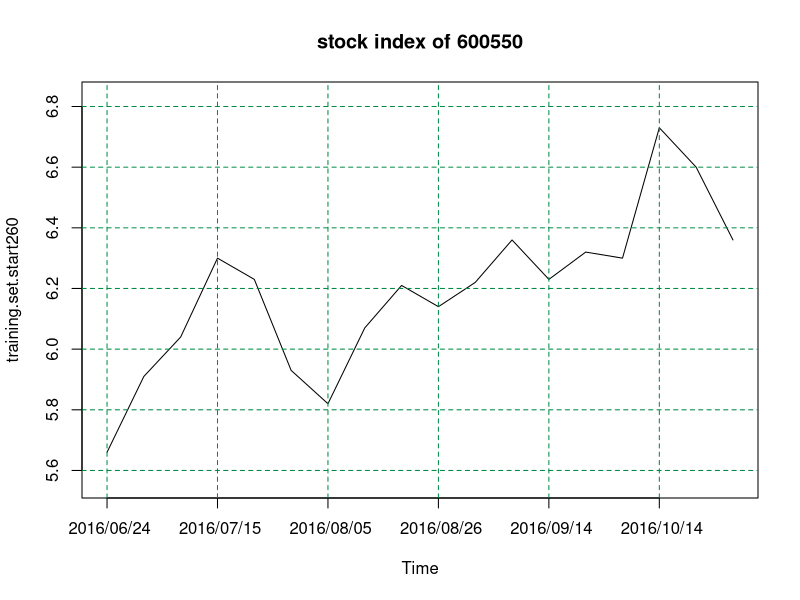
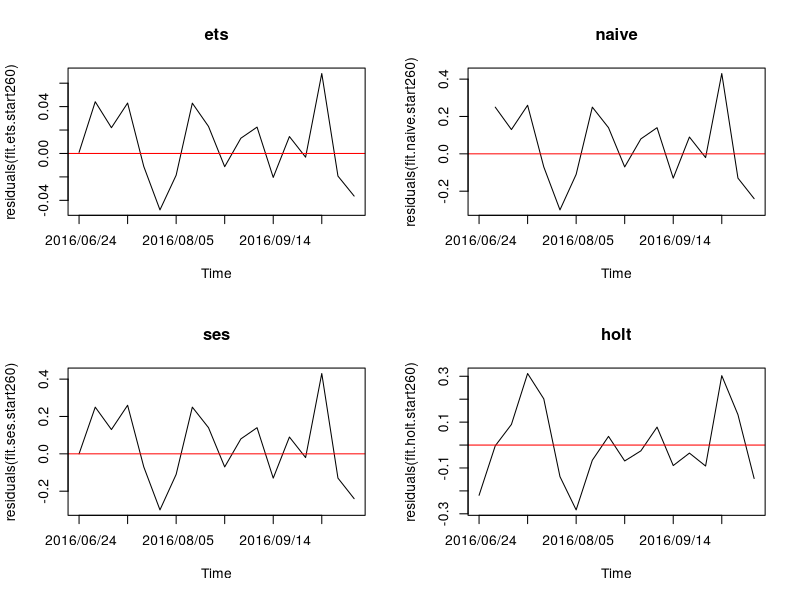
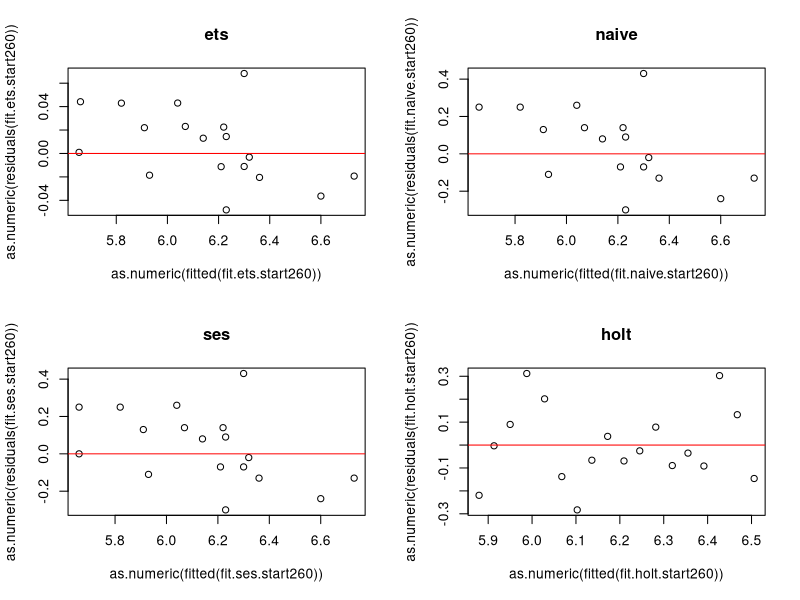
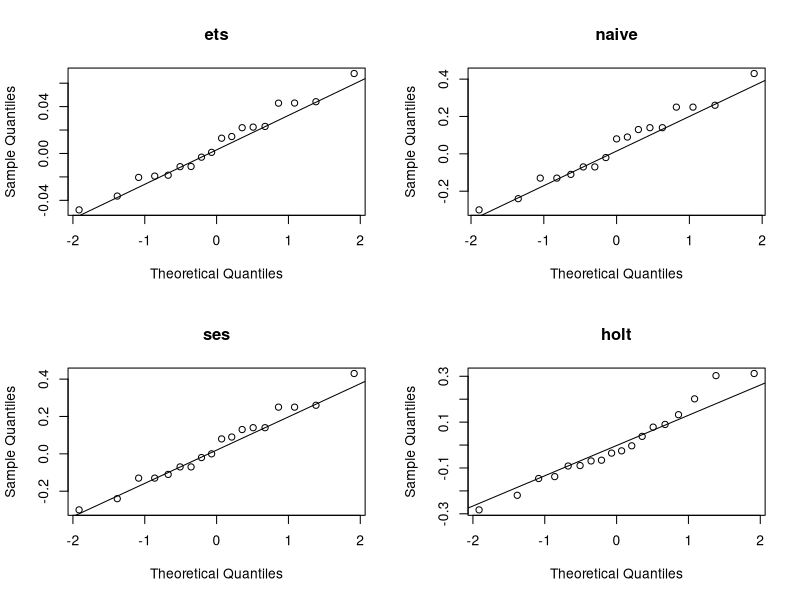
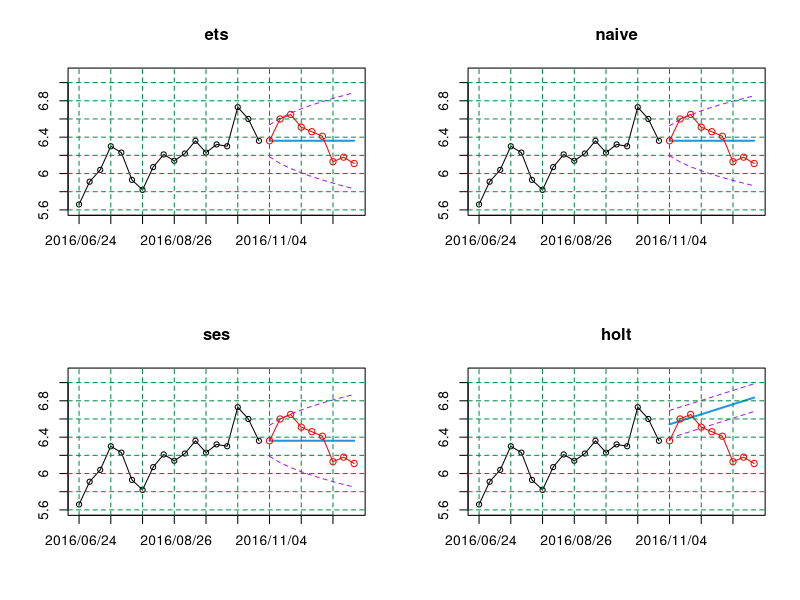
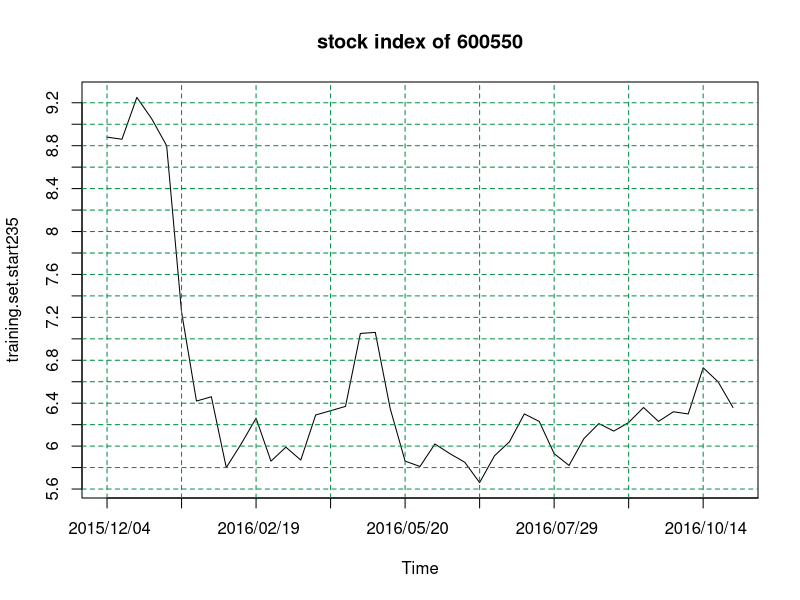
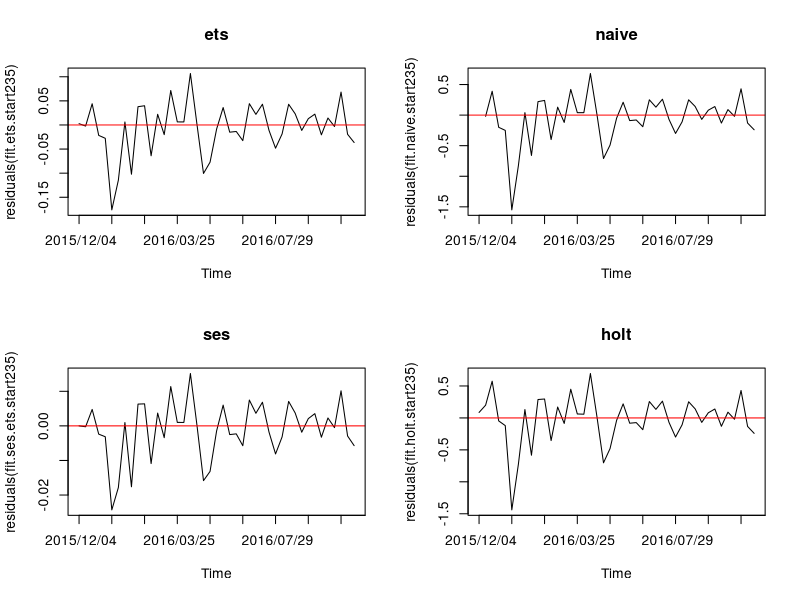
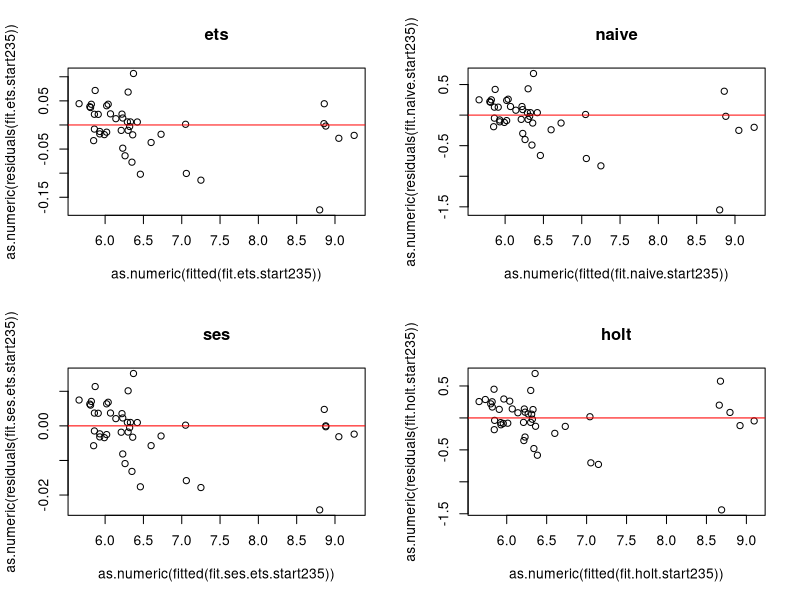

Generate these figures, in order, with R:
## ---- chunk 1
suppressMessages(library(forecast))

setwd("d://MyR//stock//")
original.data <- read.csv("600550.csv")
close.price <- as.ts(original.data[,5])

training.set.start260 <- window(close.price, start = 260, end = 277)
training.set.start235 <- window(close.price, start = 235, end = 277)
test.set <- window(close.price, start = 278)

## ---- chunk 2
# dev.off()
par(mfrow = c(1,1))

# plot(training.set.start260)
plot(training.set.start260, 
     ylim = c(min(training.set.start260) - 0.1, 
              max(training.set.start260) + 0.1),
     axes = FALSE, 
     main = "stock index of 600550")
axis(1, at = seq(tsp(training.set.start260)[1], tsp(training.set.start260)[2], 3), 
     labels = original.data[seq(tsp(training.set.start260)[1], 
                                tsp(training.set.start260)[2], 3), 1])
axis(2)
box()

abline(v = seq(tsp(training.set.start260)[1], tsp(training.set.start260)[2], 3), 
       col = "springgreen4", 
       lty = "dashed",
       lwd = par("lwd"))

abline(h = seq(round(min(training.set.start260) - 0.1, digits = 1), 
              round(max(training.set.start260) + 0.1, digits = 1), 0.2), 
       col = "springgreen4", 
       lty = "dashed",
       lwd = par("lwd"))


## ---- chunk 3
### ETS Model
fit.ets.start260 <- ets(training.set.start260)
#summary(fit.ets.start260)

### naive model
fit.naive.start260 <- naive(training.set.start260, h = length(test.set), level = 60)
# summary(fit.naive.start260)

### ses model
fit.ses.start260 <- ses(training.set.start260, h = length(test.set),  level = 60)
# summary(fit.ses.start260)

fit.holt.start260 <- holt(training.set.start260, h = length(test.set), level = 60)
# summary(fit.meanf.start260)


## ---- chunk 4
df.training.set.start260 <- rbind(accuracy(fit.ets.start260),
            accuracy(fit.naive.start260),
            accuracy(fit.ses.start260),
            accuracy(fit.holt.start260))

row.names(df.training.set.start260) <- c("ets","naive","ses","holt")
print(round(df.training.set.start260, 3))

## ---- chunk 5
# dev.off()
par(mfrow = c(2,2))

plot(residuals(fit.ets.start260), axes = FALSE, main = "ets")
abline(h = 0, col = "red")
axis(1, at = seq(tsp(training.set.start260)[1], tsp(training.set.start260)[2], 3), 
     labels = original.data[seq(tsp(training.set.start260)[1], 
                                tsp(training.set.start260)[2], 3), 1])
axis(2)
box()

plot(residuals(fit.naive.start260), axes = FALSE, main = "naive")
abline(h = 0, col = "red")
axis(1, at = seq(tsp(training.set.start260)[1], tsp(training.set.start260)[2], 3), 
     labels = original.data[seq(tsp(training.set.start260)[1], 
                                tsp(training.set.start260)[2], 3), 1])
axis(2)
box()

plot(residuals(fit.ses.start260), axes = FALSE, main = "ses")
abline(h = 0, col = "red")
axis(1, at = seq(tsp(training.set.start260)[1], tsp(training.set.start260)[2], 3), 
     labels = original.data[seq(tsp(training.set.start260)[1], 
                                tsp(training.set.start260)[2], 3), 1])
axis(2)
box()

plot(residuals(fit.holt.start260), axes = FALSE, main = "holt")
abline(h = 0, col = "red")
axis(1, at = seq(tsp(training.set.start260)[1], tsp(training.set.start260)[2], 3), 
     labels = original.data[seq(tsp(training.set.start260)[1], 
                                tsp(training.set.start260)[2], 3), 1])
axis(2)
box()


## ---- chunk 6
## Because the length of the training set is 15, so upppler limit of lag is 15 / 5

Box.test(residuals(fit.ets.start260), lag=3, fitdf=1)
Box.test(residuals(fit.ets.start260), lag=3, fitdf=1, type = "Lj")

Box.test(residuals(fit.naive.start260), lag=3, fitdf=0)
Box.test(residuals(fit.naive.start260), lag=3, fitdf=0, type = "Lj")

Box.test(residuals(fit.ses.start260), lag=3, fitdf=1)
Box.test(residuals(fit.ses.start260), lag=3, fitdf=1, type = "Lj")

Box.test(residuals(fit.holt.start260), lag=3, fitdf=2)
Box.test(residuals(fit.holt.start260), lag=3, fitdf=2, type = "Lj")

## ---- chunk 7
# dev.off()
par(mfrow = c(2,2))

plot(as.numeric(residuals(fit.ets.start260)) ~ as.numeric(fitted(fit.ets.start260)), 
     main = "ets")
abline(h = 0, col = "red")

plot(as.numeric(residuals(fit.naive.start260)) ~ as.numeric(fitted(fit.naive.start260)), 
     main = "naive")
abline(h = 0, col = "red")

plot(as.numeric(residuals(fit.ses.start260)) ~ as.numeric(fitted(fit.ses.start260)), 
     main = "ses")
abline(h = 0, col = "red")

plot(as.numeric(residuals(fit.holt.start260)) ~ as.numeric(fitted(fit.holt.start260)), 
     main = "holt")
abline(h = 0, col = "red")


## ---- chunk 8
# dev.off()
par(mfrow = c(2,2))

qqnorm(residuals(fit.ets.start260), main = "ets")
qqline(residuals(fit.ets.start260))

qqnorm(as.numeric(residuals(fit.naive.start260)), main = "naive")
qqline(residuals(fit.naive.start260))

qqnorm(residuals(fit.ses.start260), main = "ses")
qqline(residuals(fit.ses.start260))

qqnorm(residuals(fit.holt.start260), main = "holt")
qqline(residuals(fit.holt.start260))


## ---- chunk 9


df.test.set.start260 <- rbind(accuracy(forecast(fit.ets.start260, 
                                                h = length(test.set)), test.set)[2,],
            accuracy(fit.naive.start260, test.set)[2,],
            accuracy(fit.ses.start260, test.set)[2,],
            accuracy(fit.holt.start260, test.set)[2,])

row.names(df.test.set.start260) <- c("ets","naive","ses","holt")
print(round(df.test.set.start260, 3))



## ---- chunk 10
fc.ets.start260 <- forecast(fit.ets.start260, h = length(test.set), level = 60)

ylim.upper <- round(max(c(test.set,
                    fc.ets.start260$upper, 
                    fc.ets.start260$x,
                    fit.naive.start260$upper,
                    fit.ses.start260$upper,
                    fit.holt.start260$upper)) + 0.1, digits = 1)

ylim.lower <- round(min(c(test.set,
                    fc.ets.start260$lower, 
                    fc.ets.start260$x,
                    fit.naive.start260$lower,
                    fit.ses.start260$lower,
                    fit.holt.start260$lower)) - 0.1, digits = 1)


par(mfrow = c(2,2))

###the 1st figure
plot(fc.ets.start260, 
     ylim = c(ylim.lower, ylim.upper),
     type = "o", plot.conf = TRUE, shaded = FALSE, pi.col = "purple",
     axes = FALSE, main = "ets")
lines(test.set, type = "o",col = "red")

axis(1, at = seq(tsp(training.set.start260)[1], tsp(close.price)[2], 3), 
     labels = original.data[seq(tsp(training.set.start260)[1], tsp(close.price)[2], 3), 1])
axis(2, at = seq(ylim.lower, ylim.upper, 0.2),
     labels = seq(ylim.lower, ylim.upper, 0.2))
box()

abline(v = seq(tsp(training.set.start260)[1], tsp(close.price)[2], 3), 
       col = "springgreen4", 
       lty = "dashed",
       lwd = par("lwd"))

abline(h = seq(ylim.lower, ylim.upper, 0.2), 
       col = "springgreen4", 
       lty = "dashed",
       lwd = par("lwd"))


###the 2nd figure
plot(fit.naive.start260,  ylim = c(ylim.lower, ylim.upper),
     type = "o", plot.conf = TRUE, shaded = FALSE, pi.col = "purple",
     axes = FALSE,   main = "naive")

lines(test.set, type = "o",col = "red")

axis(1, at = seq(tsp(training.set.start260)[1], tsp(close.price)[2], 3), 
     labels = original.data[seq(tsp(training.set.start260)[1], 
                                tsp(close.price)[2], 3), 1])
axis(2, at = seq(ylim.lower, ylim.upper, 0.2),
     labels = seq(ylim.lower, ylim.upper, 0.2))
box()

abline(v = seq(tsp(training.set.start260)[1], tsp(close.price)[2], 3), 
       col = "springgreen4", 
       lty = "dashed",
       lwd = par("lwd"))

abline(h = seq(ylim.lower, ylim.upper, 0.2), 
       col = "springgreen4", 
       lty = "dashed",
       lwd = par("lwd"))


###the 3rd figure
plot(fit.ses.start260, ylim = c(ylim.lower, ylim.upper),
     type = "o", plot.conf = TRUE, shaded = FALSE, pi.col = "purple",
     axes = FALSE,main = "ses")

lines(test.set, type = "o",col = "red")

axis(1, at = seq(tsp(training.set.start260)[1], tsp(close.price)[2], 3), 
     labels = original.data[seq(tsp(training.set.start260)[1], 
                                tsp(close.price)[2], 3), 1])
axis(2, at = seq(ylim.lower, ylim.upper, 0.2),
     labels = seq(ylim.lower, ylim.upper, 0.2))
box()

abline(v = seq(tsp(training.set.start260)[1], tsp(close.price)[2], 3), 
       col = "springgreen4", 
       lty = "dashed",
       lwd = par("lwd"))

abline(h = seq(ylim.lower, ylim.upper, 0.2), 
       col = "springgreen4", 
       lty = "dashed",
       lwd = par("lwd"))


###the 4th figure
plot(fit.holt.start260, ylim = c(ylim.lower, ylim.upper),
     type = "o", plot.conf = TRUE, shaded = FALSE, pi.col = "purple",
     axes = FALSE,  main = "holt")

lines(test.set, type = "o",col = "red")

axis(1, at = seq(tsp(training.set.start260)[1], tsp(close.price)[2], 3), 
     labels = original.data[seq(tsp(training.set.start260)[1], 
                                tsp(close.price)[2], 3), 1])
axis(2, at = seq(ylim.lower, ylim.upper, 0.2),
     labels = seq(ylim.lower, ylim.upper, 0.2))
box()

abline(v = seq(tsp(training.set.start260)[1], tsp(close.price)[2], 3), 
       col = "springgreen4", 
       lty = "dashed",
       lwd = par("lwd"))

abline(h = seq(ylim.lower, ylim.upper, 0.2), 
       col = "springgreen4", 
       lty = "dashed",
       lwd = par("lwd"))


## ---- chunk 11
# dev.off()
par(mfrow = c(1,1))

plot(training.set.start235, axes = FALSE, main = "stock index of 600550")

axis(1, at = seq(tsp(training.set.start235)[1], tsp(close.price)[2], 5), 
     labels = original.data[seq(tsp(training.set.start235)[1], 
                                tsp(close.price)[2], 5), 1])

axis(2, at = seq(round(min(training.set.start235) - 0.1, digits = 1), 
               round(max(training.set.start235) + 0.1, digits = 1), 0.2),
     labels = seq(round(min(training.set.start235) - 0.1, digits = 1), 
               round(max(training.set.start235) + 0.1, digits = 1), 0.2))
box()

abline(v = seq(tsp(training.set.start235)[1], tsp(close.price)[2], 5), 
       col = "springgreen4", 
       lty = "dashed",
       lwd = par("lwd"))

abline(h = seq(round(min(training.set.start235) - 0.1, digits = 1), 
               round(max(training.set.start235) + 0.1, digits = 1), 0.2), 
       col = "springgreen4", 
       lty = "dashed",
       lwd = par("lwd"))


## ---- chunk 12
### ETS Model
fit.ets.start235 <- ets(training.set.start235)


### naive model
fit.naive.start235 <- naive(training.set.start235, h = length(test.set), level = 60)

BoxCox.lambda(training.set.start235)
# 
# par(mfrow = c(1,2))
# plot(training.set.start235)
# plot(BoxCox(training.set.start235, -1))


fit.ses.ets.start235 <- ets(training.set.start235, model = "ANN", lambda = -1)
##forecast(fit.ses.ets, level = 60)

##accuracy(fit.ses.ets)

fit.holt.start235 <- holt(training.set.start235, level = 60, h = length(test.set), 
                          damped = TRUE)


## ---- chunk 13
df.training.set.start235 <- rbind(accuracy(fit.ets.start235),
            accuracy(fit.naive.start235),
            accuracy(fit.ses.ets.start235),
            accuracy(fit.holt.start235))

row.names(df.training.set.start235) <- c("ets","naive","ses","holt")

print(round(df.training.set.start235, 3))

## ---- chunk 14
# dev.off()
par(mfrow = c(2,2))

plot(residuals(fit.ets.start235), axes = FALSE, main = "ets")
abline(h = 0, col = "red")
axis(1, at = seq(tsp(training.set.start235)[1], tsp(close.price)[2], 5), 
     labels = original.data[seq(tsp(training.set.start235)[1], 
                                tsp(close.price)[2], 5), 1])
axis(2)
box()

plot(residuals(fit.naive.start235), axes = FALSE, main = "naive")
abline(h = 0, col = "red")
axis(1, at = seq(tsp(training.set.start235)[1], tsp(close.price)[2], 5), 
     labels = original.data[seq(tsp(training.set.start235)[1], 
                                tsp(close.price)[2], 5), 1])
axis(2)
box()

plot(residuals(fit.ses.ets.start235), axes = FALSE, main = "ses")
abline(h = 0, col = "red")
axis(1, at = seq(tsp(training.set.start235)[1], tsp(close.price)[2], 5), 
     labels = original.data[seq(tsp(training.set.start235)[1], 
                                tsp(close.price)[2], 5), 1])
axis(2)
box()

plot(residuals(fit.holt.start235), axes = FALSE, main = "holt")
abline(h = 0, col = "red")
axis(1, at = seq(tsp(training.set.start235)[1], tsp(close.price)[2], 5), 
     labels = original.data[seq(tsp(training.set.start235)[1], 
                                tsp(close.price)[2], 5), 1])
axis(2)
box()


## ---- chunk 15
Box.test(residuals(fit.ets.start235), lag=8, fitdf=1)
Box.test(residuals(fit.ets.start235), lag=8, fitdf=1, type = "Lj")

Box.test(residuals(fit.naive.start235), lag=8, fitdf=0)
Box.test(residuals(fit.naive.start235), lag=8, fitdf=0, type = "Lj")

Box.test(residuals(fit.ses.ets.start235), lag=8, fitdf=1)
Box.test(residuals(fit.ses.ets.start235), lag=8, fitdf=1, type = "Lj")

Box.test(residuals(fit.holt.start235), lag=8, fitdf=3)
Box.test(residuals(fit.holt.start235), lag=8, fitdf=3, type = "Lj")


## ---- chunk 16
# dev.off()
par(mfrow = c(2,2))

plot(as.numeric(residuals(fit.ets.start235)) ~ as.numeric(fitted(fit.ets.start235)), 
     main = "ets")
abline(h = 0, col = "red")

plot(as.numeric(residuals(fit.naive.start235)) ~ as.numeric(fitted(fit.naive.start235)), 
     main = "naive")
abline(h = 0, col = "red")

plot(as.numeric(residuals(fit.ses.ets.start235)) ~ as.numeric(fitted(fit.ses.ets.start235)), 
     main = "ses")
abline(h = 0, col = "red")

plot(as.numeric(residuals(fit.holt.start235)) ~ as.numeric(fitted(fit.holt.start235)), 
     main = "holt")
abline(h = 0, col = "red")


## ---- chunk 17
# dev.off()
par(mfrow = c(2,2))

qqnorm(residuals(fit.ets.start235), main = "ets")
qqline(residuals(fit.ets.start235))

qqnorm(as.numeric(residuals(fit.naive.start235)), main = "naive")
qqline(residuals(fit.naive.start235))

qqnorm(residuals(fit.ses.ets.start235), main = "ses")
qqline(residuals(fit.ses.ets.start235))

qqnorm(residuals(fit.holt.start235), main = "holt")
qqline(residuals(fit.holt.start235))


## ---- chunk 18

df.test.set.start235 <- rbind(accuracy(forecast(fit.ets.start235, h = length(test.set)), test.set)[2,],
            accuracy(fit.naive.start235, test.set)[2,],
            accuracy(forecast(fit.ses.ets.start235, h = length(test.set)), test.set)[2,],
            accuracy(fit.holt.start235, test.set)[2,])

row.names(df.test.set.start235) <- c("ets","naive","ses","holt")
print(round(df.test.set.start235, 3))

## ---- chunk 19
# dev.off()
par(mfrow = c(2,2))

fc.ets.start235 <- forecast(fit.ets.start235, h = length(test.set), level = 60)
fc.ses.start235 <- forecast(fit.ses.ets.start235, h = length(test.set), level = 60)

ylim.upper <- round(max(c(test.set,
                    fc.ets.start235$upper, 
                    fc.ets.start235$x,
                    fit.naive.start235$upper,
                    fc.ses.start235$upper,
                    fit.holt.start235$upper)) + 0.1, digits = 1)

ylim.lower <- round(min(c(test.set,
                    fc.ets.start235$lower, 
                    fc.ets.start235$x,
                    fit.naive.start235$lower,
                    fc.ses.start235$lower,
                    fit.holt.start235$lower)) - 0.1, digits = 1)


###the 1st figure
plot(fc.ets.start235, ylim = c(ylim.lower, ylim.upper),
     type = "o", plot.conf = TRUE, shaded = FALSE, pi.col = "purple",
     axes = FALSE, main = "ets")
lines(test.set, type = "o", col = "red")

axis(1, at = seq(tsp(training.set.start235)[1], tsp(close.price)[2], 5), 
     labels = original.data[seq(tsp(training.set.start235)[1], 
                                tsp(close.price)[2], 5), 1])
axis(2)
box()

abline(v = seq(tsp(training.set.start235)[1], tsp(close.price)[2], 5), 
       col = "springgreen4", 
       lty = "dotted",
       lwd = par("lwd"))

abline(h = seq(ylim.lower, ylim.upper, 0.2), 
       col = "springgreen4", 
       lty = "dotted",
       lwd = par("lwd"))

###the 2nd figure
plot(fit.naive.start235,  ylim = c(ylim.lower, ylim.upper),
     type = "o", plot.conf = TRUE, shaded = FALSE, pi.col = "purple",
     axes = FALSE,   main = "naive")

lines(test.set, type = "o", col = "red")

axis(1, at = seq(tsp(training.set.start235)[1], tsp(close.price)[2], 5), 
     labels = original.data[seq(tsp(training.set.start235)[1], 
                                tsp(close.price)[2], 5), 1])
axis(2)
box()

abline(v = seq(tsp(training.set.start235)[1], tsp(close.price)[2], 5), 
       col = "springgreen4", 
       lty = "dotted",
       lwd = par("lwd"))

abline(h = seq(ylim.lower, ylim.upper, 0.2), 
       col = "springgreen4", 
       lty = "dotted",
       lwd = par("lwd"))

###the 3rd figure

plot(fc.ses.start235, ylim = c(ylim.lower, ylim.upper),
     type = "o", plot.conf = TRUE, shaded = FALSE, pi.col = "purple",
     axes = FALSE, main = "ses")
lines(test.set, type = "o", col = "red")

axis(1, at = seq(tsp(training.set.start235)[1], tsp(close.price)[2], 5), 
     labels = original.data[seq(tsp(training.set.start235)[1], 
                                tsp(close.price)[2], 5), 1])
axis(2)
box()

abline(v = seq(tsp(training.set.start235)[1], tsp(close.price)[2], 5), 
       col = "springgreen4", 
       lty = "dotted",
       lwd = par("lwd"))

abline(h = seq(ylim.lower, ylim.upper, 0.2), 
       col = "springgreen4", 
       lty = "dotted",
       lwd = par("lwd"))

###the 4th figure
plot(fit.holt.start235, ylim = c(ylim.lower, ylim.upper),
     type = "o", plot.conf = TRUE, shaded = FALSE, pi.col = "purple",
     axes = FALSE,  main = "holt")

lines(test.set, type = "o", col = "red")

axis(1, at = seq(tsp(training.set.start235)[1], tsp(close.price)[2], 5), 
     labels = original.data[seq(tsp(training.set.start235)[1], 
                                tsp(close.price)[2], 5), 1])
axis(2)
box()

abline(v = seq(tsp(training.set.start235)[1], tsp(close.price)[2], 5), 
       col = "springgreen4", 
       lty = "dotted",
       lwd = par("lwd"))

abline(h = seq(ylim.lower, ylim.upper, 0.2), 
       col = "springgreen4", 
       lty = "dotted",
       lwd = par("lwd"))
## ---- chunk 20
# dev.off()
par(mfrow = c(1,2))

plot(as.numeric(residuals(fit.ets.start260)) ~ as.numeric(fitted(fit.ets.start260)), 
     main = "ETS model for data between 2016-6 and 2016-9")
abline(h = 0, col = "red")

plot(as.numeric(residuals(fit.ses.ets.start235)) ~ as.numeric(fitted(fit.ses.ets.start235)), 
     main = "SES model for data between 2015-12 and 2016-9")
abline(h = 0, col = "red")

## ---- chunk 21
# dev.off()
par(mfrow = c(1,2))

qqnorm(residuals(fit.ets.start260), main = "ETS model for data between 2016-6 and 2016-9")
qqline(residuals(fit.ets.start260))

qqnorm(residuals(fit.ses.ets.start235), main = "SES model for data between 2015-12 and 2016-9")
qqline(residuals(fit.ses.ets.start235))

## ---- chunk 22
df.test.set.comparison <- rbind(accuracy(fc.ets.start260, test.set)[2,],
            accuracy(fc.ses.start235, test.set)[2,])

row.names(df.test.set.comparison) <- c("ETS model from 2016-6", "SES model from 2015-12")

print(round(df.test.set.comparison, 3))


## ---- chunk 23
# dev.off()
par(mfrow = c(1,2))

ylim.upper.comparison <- max(c(fc.ets.start260$upper, 
                    fc.ets.start260$x,
                    test.set,
                    fit.ses.ets.start235$upper,
                    fit.ses.ets.start235$x)) + 0.25

ylim.lower.comparison <- min(c(fc.ets.start260$lower, 
                    fc.ets.start260$x,
                    test.set,
                    fit.ses.ets.start235$lower,
                    fit.ses.ets.start235$x)) - 0.25



plot(fc.ets.start260, 
     ylim = c(ylim.lower.comparison, ylim.upper.comparison),
     type = "o", plot.conf = TRUE, shaded = FALSE, pi.col = "purple",
     axes = FALSE, main = "ETS model for data between 2016-6 and 2016-9")
lines(test.set, type = "o", col = "red")

axis(1, at = seq(tsp(close.price)[1], tsp(close.price)[2], 3), 
     labels = original.data[seq(tsp(close.price)[1], tsp(close.price)[2], 3), 1])
axis(2)
box()

abline(v = seq(tsp(close.price)[1], tsp(close.price)[2], 3), 
       col = "springgreen4", 
       lty = "dotted",
       lwd = par("lwd"))

abline(h = seq(ylim.lower.comparison, ylim.upper.comparison, 0.25), 
       col = "springgreen4", 
       lty = "dotted",
       lwd = par("lwd"))



###"SES model for data between 2015-12 and 2016-9"
plot(forecast(fit.ses.ets.start235, h = length(test.set), level = 60), 
     ylim = c(ylim.lower.comparison, ylim.upper.comparison),
     type = "o", plot.conf = TRUE, shaded = FALSE, pi.col = "purple",
     axes = FALSE, main = "SES model for data between 2015-12 and 2016-9")
lines(test.set, type = "o", col = "red")
axis(1, at = seq(234, 280, 5), labels = original.data[seq(234, 280, 5), 1])
axis(2)
box()

abline(v = seq(234, 280, 5), 
       col = "springgreen4", 
       lty = "dotted",
       lwd = par("lwd"))

abline(h = seq(ylim.lower.comparison, ylim.upper.comparison, 0.25), 
       col = "springgreen4", 
       lty = "dotted",
       lwd = par("lwd"))

## ---- chunk 24
review.length <- 5

refined.training.set <- 
        window(close.price, start = 235, end = length(close.price) - review.length)

refined.test.set <- window(close.price, start = length(close.price) - review.length + 1)

BoxCox.lambda(refined.training.set)
## ---- chunk 25


fc.MNN.last5weeks <- forecast(ets(refined.training.set),
                          h = review.length,
                          level = c(80,95))

fc.ANN.last5weeks <- forecast(ets(refined.training.set, model = "ANN"),
                          h = review.length,
                          level = c(80,95))
    

# summary(refined.fit.holt.last5weeks)

ylim.upper.last5weeks <- max(c(fc.MNN.last5weeks$upper, 
                               fc.MNN.last5weeks$x,
                               fc.ANN.last5weeks$upper, 
                               fc.ANN.last5weeks$x,
                               refined.test.set)) + 0.25

ylim.lower.last5weeks <- min(c(fc.MNN.last5weeks$lower, 
                              fc.MNN.last5weeks$x,
                              fc.ANN.last5weeks$lower, 
                              fc.ANN.last5weeks$x,
                              refined.test.set)) - 0.25

par(mfrow = c(1,2))

plot(fc.MNN.last5weeks,
     ylim = c(ylim.lower.last5weeks, ylim.upper.last5weeks),
     type = "o", plot.conf = TRUE, shaded = TRUE, 
     pi.col = "red", fcol = "red",
     axes = FALSE, main = "Forecast for the last 5 weeks using MNN model")

lines(window(close.price, start = tsp(refined.training.set)[1]), 
      type = "o")

lines(fitted(fc.MNN.last5weeks), type = "o", col = "red")

axis(1, at = seq(tsp(refined.training.set)[1], length(close.price), 3), 
     labels = original.data[seq(tsp(refined.training.set)[1], length(close.price), 3), 1])
axis(2)
box()

abline(v = seq(tsp(refined.training.set)[1], length(close.price), 3),
       col = "springgreen4",
       lty = "dotted",
       lwd = par("lwd"))

abline(h = seq(ylim.lower.last5weeks, ylim.upper.last5weeks, 0.25),
       col = "springgreen4",
       lty = "dotted",
       lwd = par("lwd"))

plot(fc.ANN.last5weeks,
     ylim = c(ylim.lower.last5weeks, ylim.upper.last5weeks),
     type = "o", plot.conf = TRUE, shaded = TRUE, 
     pi.col = "red", fcol = "red",
     axes = FALSE, main = "Forecast for the last 5 weeks using ANN model")

lines(window(close.price, start = tsp(refined.training.set)[1]), 
      type = "o")

lines(fitted(fc.ANN.last5weeks), type = "o", col = "red")

axis(1, at = seq(tsp(refined.training.set)[1], length(close.price), 3), 
     labels = original.data[seq(tsp(refined.training.set)[1], length(close.price), 3), 1])
axis(2)
box()

abline(v = seq(tsp(refined.training.set)[1], length(close.price), 3),
       col = "springgreen4",
       lty = "dotted",
       lwd = par("lwd"))

abline(h = seq(ylim.lower.last5weeks, ylim.upper.last5weeks, 0.25),
       col = "springgreen4",
       lty = "dotted",
       lwd = par("lwd"))

## ---- chunk 26

refined.dataset.last.week <- window(close.price, start = 235, end = length(close.price) - 1)
BoxCox.lambda(refined.dataset.last.week)
## ---- chunk 27

# refined.fit.holt.last.week <- holt(refined.dataset.last.week,h = 1, level = c(80,95)) 

fc.MNN.last.week <- forecast(ets(refined.dataset.last.week),
                          h = 1,
                          level = c(80,95))

fc.ANN.last.week <- forecast(ets(refined.dataset.last.week, model = "ANN"),
                          h = 1,
                          level = c(80,95))
                                        
ylim.upper.last.week <- max(c(fc.MNN.last.week$upper, 
                              fc.MNN.last.week$x,
                              fc.ANN.last.week$upper, 
                              fc.ANN.last.week$x)) + 0.25

ylim.lower.last.week <- min(c(fc.MNN.last.week$lower, 
                              fc.MNN.last.week$x,
                              fc.ANN.last.week$lower, 
                              fc.ANN.last.week$x)) - 0.25

par(mfrow = c(1,2))

plot(fc.MNN.last.week,
     ylim = c(ylim.lower.last.week, ylim.upper.last.week),
     type = "o", plot.conf = TRUE, shaded = TRUE, 
     pi.col = "red", fcol = "red",
     axes = FALSE, main = "Forecast for the last week using MNN model")

lines(window(close.price, start = tsp(refined.dataset.last.week)[1]), 
      type = "o")

lines(fitted(fc.MNN.last.week), type = "o", col = "red")

axis(1, at = seq(tsp(refined.dataset.last.week)[1], 
                 length(close.price), 3), 
     labels = original.data[seq(tsp(refined.dataset.last.week)[1], 
                                length(close.price), 3), 1])
axis(2)
box()

abline(v = seq(tsp(refined.dataset.last.week)[1], length(close.price), 3),
       col = "springgreen4",
       lty = "dotted",
       lwd = par("lwd"))

abline(h = seq(ylim.lower.last.week, ylim.upper.last.week, 0.25),
       col = "springgreen4",
       lty = "dotted",
       lwd = par("lwd"))

# summary(refined.fit.holt.last.week)

plot(fc.ANN.last.week,
     ylim = c(ylim.lower.last.week, ylim.upper.last.week),
     type = "o", plot.conf = TRUE, shaded = TRUE, 
     pi.col = "red", fcol = "red",
     axes = FALSE, main = "Forecast for the last week using ANN model")

lines(window(close.price, start = tsp(refined.dataset.last.week)[1]), 
      type = "o")

lines(fitted(fc.ANN.last.week), type = "o", col = "red")

axis(1, at = seq(tsp(refined.dataset.last.week)[1], 
                 length(close.price), 3), 
     labels = original.data[seq(tsp(refined.dataset.last.week)[1], 
                                length(close.price), 3), 1])
axis(2)
box()

abline(v = seq(tsp(refined.dataset.last.week)[1], length(close.price), 3),
       col = "springgreen4",
       lty = "dotted",
       lwd = par("lwd"))

abline(h = seq(ylim.lower.last.week, ylim.upper.last.week, 0.25),
       col = "springgreen4",
       lty = "dotted",
       lwd = par("lwd"))

## ---- chunk 28
prediction.length <- 3

fc.MNN.next3weeks <- forecast(ets(window(close.price, start = 235)),
                          h = prediction.length,
                          level = c(80,95))

fc.ANN.next3weeks <- forecast(ets(window(close.price, start = 235), model = "ANN"),
                          h = prediction.length,
                          level = c(80,95))

ylim.upper.next3weeks <- max(c(fc.MNN.next3weeks$upper, 
                               fc.MNN.next3weeks$x,
                               fc.ANN.next3weeks$upper, 
                               fc.ANN.next3weeks$x)) + 0.25

ylim.lower.next3weeks <- min(c(fc.MNN.next3weeks$lower, 
                               fc.MNN.next3weeks$x,
                               fc.ANN.next3weeks$lower, 
                               fc.ANN.next3weeks$x)) - 0.25
par(mfrow = c(1,2))

plot(fc.MNN.next3weeks, ylim = c(ylim.lower.next3weeks, ylim.upper.next3weeks),
     type = "o", plot.conf = TRUE, shaded = TRUE, 
     pi.col = "red", fcol = "red",
     axes = FALSE, main = "Forecast for the next 3 weeks using MNN model")

lines(fitted(fc.MNN.next3weeks), type = "o", col = "red")

axis(1, at = seq(tsp(fc.MNN.next3weeks$x)[1], length(close.price), 3), 
     labels = original.data[seq(tsp(fc.MNN.next3weeks$x)[1], length(close.price), 3), 1])
axis(2)
box()

abline(v = seq(tsp(fc.MNN.next3weeks$x)[1], length(close.price), 3),
       col = "springgreen4",
       lty = "dotted",
       lwd = par("lwd"))

abline(h = seq(ylim.lower.next3weeks, ylim.upper.next3weeks, 0.25),
       col = "springgreen4",
       lty = "dotted",
       lwd = par("lwd"))

plot(fc.ANN.next3weeks, ylim = c(ylim.lower.next3weeks, ylim.upper.next3weeks),
     type = "o", plot.conf = TRUE, shaded = TRUE, 
     pi.col = "red", fcol = "red",
     axes = FALSE, main = "Forecast for the next 3 weeks using ANN model")

lines(fitted(fc.ANN.next3weeks), type = "o", col = "red")

axis(1, at = seq(tsp(fc.ANN.next3weeks$x)[1], length(close.price), 3), 
     labels = original.data[seq(tsp(fc.ANN.next3weeks$x)[1], length(close.price), 3), 1])
axis(2)
box()

abline(v = seq(tsp(fc.ANN.next3weeks$x)[1], length(close.price), 3),
       col = "springgreen4",
       lty = "dotted",
       lwd = par("lwd"))

abline(h = seq(ylim.lower.next3weeks, ylim.upper.next3weeks, 0.25),
       col = "springgreen4",
       lty = "dotted",
       lwd = par("lwd"))
## ---- chunk 29
summary(fc.MNN.next3weeks)
summary(fc.ANN.next3weeks)
